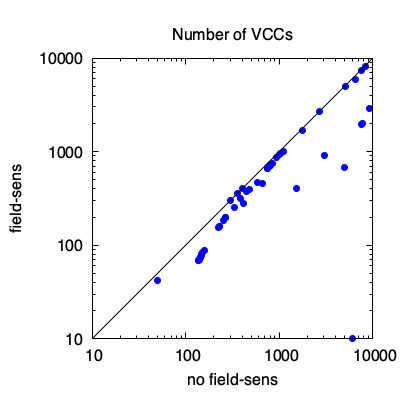

gnuplot code for this plot:
set term pngcairo size 400, 400
set output 'vccs.png'
set logscale xy
set xlabel 'no field-sens'
set ylabel 'field-sens'
set xrange [10:10000]
set yrange [10:10000]
set size ratio 1
set title 'Number of VCCs'
plot 'vccs.txt' using 2:1 with points pt 7 ps 1 lc rgb 'blue' notitle, \
    x with line lt 1 lc rgb 'black' notitle

